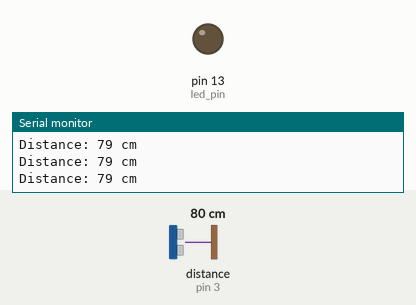
A sketch run on a simulated Arduino Uno, built with avr-gcc and run on an emulated ATmega328P. Parts: output pins drawn as LEDs (lit = HIGH), the last lines printed to the serial monitor. Wiring (inferred from the names in the program): ultrasonic range finder: trigger pin 2; echo pin 3. The inputs (shaded band) are chosen by the test bench; at power-on: distance to the obstacle (sensor on pin 3) 80 cm. The echo pulse lasts 58.3 µs per cm; pins used as bus, display or sensor lines are not drawn.

Above: at 1.2 s.
1.3 s: distance to the obstacle (sensor on pin 3) set to 12 cm
2.8 s: distance to the obstacle (sensor on pin 3) set to 9 cm
At 3.8 s:
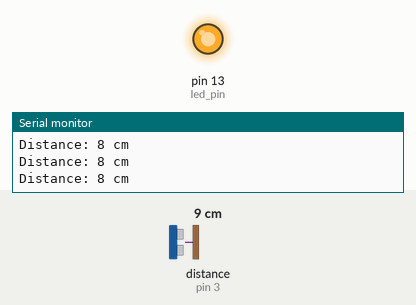
4.3 s: distance to the obstacle (sensor on pin 3) set to 18 cm
At 5.5 s:
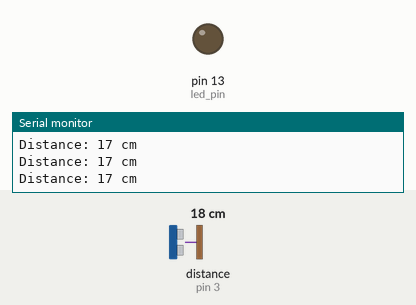
5.8 s: distance to the obstacle (sensor on pin 3) set to 2 cm
At 6.9 s:
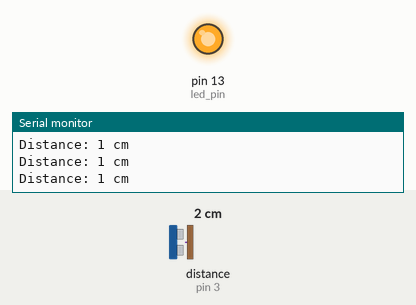
Timing chart, 0 to 8.3 s (numbered marks = the images above; inputs shaded):
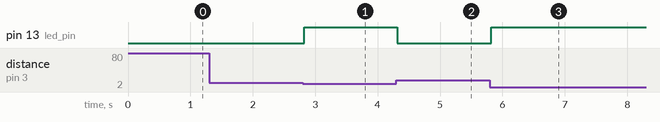

The sketch:

distance.ino
```cpp
// Include the necessary libraries
#include <Arduino.h>

// Define the pins for the ultrasonic sensor and LED
const int ultrasonic_trig = 2;
const int ultrasonic_echo = 3;
const int led_pin = 13;

// Define the maximum distance for the ultrasonic sensor
const int max_distance = 200;

void setup() {
  // Initialize the serial communication at 9600 bps
  Serial.begin(9600);
  // Initialize the LED pin as an output
  pinMode(led_pin, OUTPUT);
  // Initialize the ultrasonic sensor pins
  pinMode(ultrasonic_trig, OUTPUT);
  pinMode(ultrasonic_echo, INPUT);
}

void loop() {
  // Get the distance from the ultrasonic sensor
  long duration, distance;
  digitalWrite(ultrasonic_trig, LOW);
  delayMicroseconds(2);
  digitalWrite(ultrasonic_trig, HIGH);
  delayMicroseconds(10);
  digitalWrite(ultrasonic_trig, LOW);
  duration = pulseIn(ultrasonic_echo, HIGH);
  distance = (duration / 2) / 29.1;

  // Print the distance to the serial monitor
  Serial.print("Distance: ");
  Serial.print(distance);
  Serial.println(" cm");

  // Turn the LED on if the distance is less than 10 cm
  if (distance < 10) {
    digitalWrite(led_pin, HIGH);
  } else {
    digitalWrite(led_pin, LOW);
  }

  // Wait for 50 milliseconds before taking the next reading
  delay(50);
}
```

Measured:
- the behaviour switches between 11 and 10 cm on distance to the obstacle (sensor on pin 3) (found by bisection; images 0 and 1)
- after the input at 2.8 s, pin 13 (led_pin): LOW → HIGH at once
- after the input at 4.3 s, pin 13 (led_pin): HIGH → LOW at once
- after the input at 5.8 s, pin 13 (led_pin): LOW → HIGH at once
